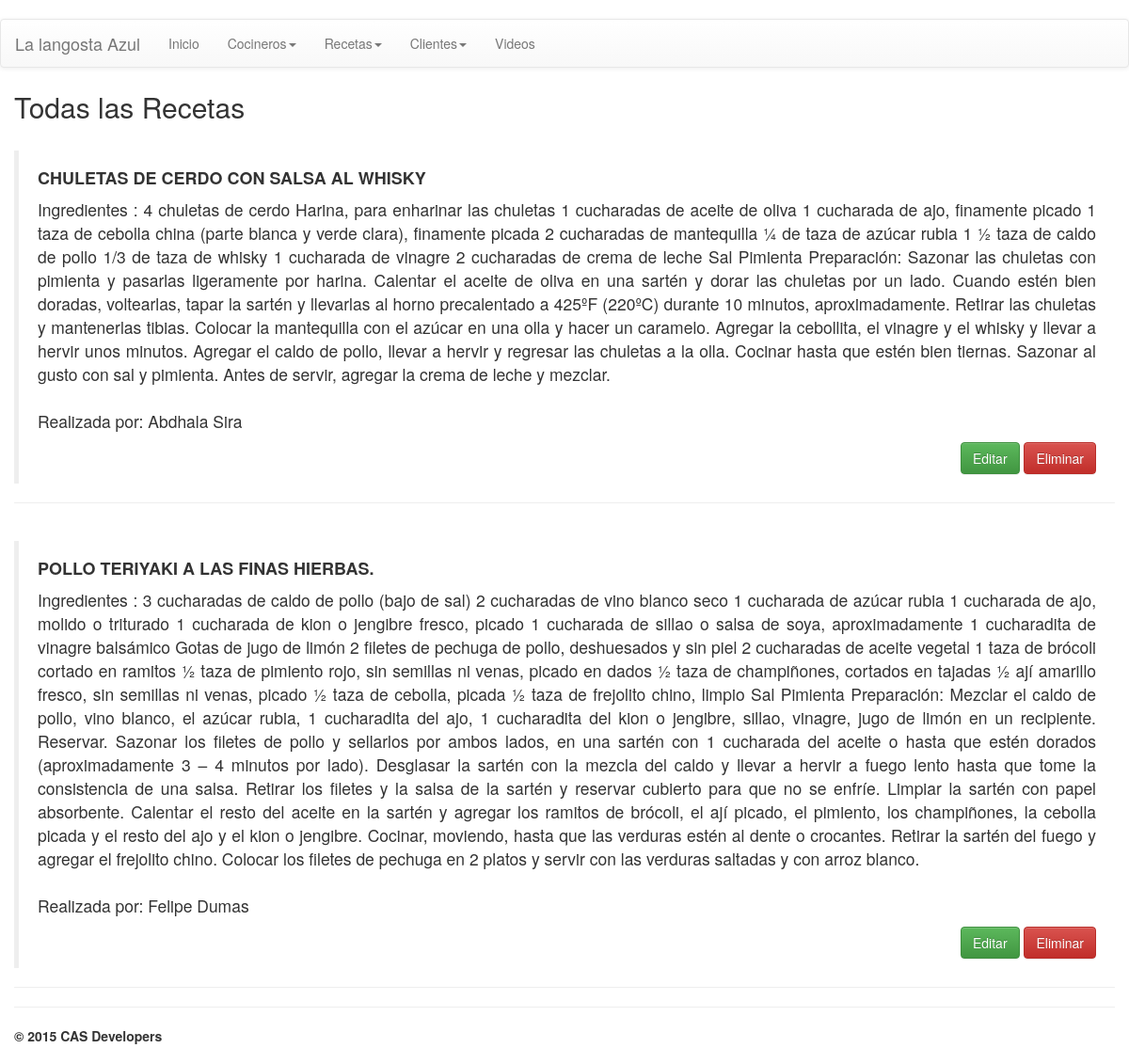
The page /index.php/crudrecetas on the database its author committed.
### tables this page shows
CREATE TABLE IF NOT EXISTS `recetas` (
`id` int(11) NOT NULL,
  `nombre` char(100) NOT NULL,
  `indicaciones` text,
  `id_cocinero` int(11) DEFAULT NULL
);

### application/controllers/crudrecetas.php (called while the page is built, shortened)
<?php if (!defined("BASEPATH")) exit("No puede acceder directamente a este archivo");
class Crudrecetas extends CI_Controller{
  public function __construct()
	{
		$this->load->model("recetas_model");
    $this->load->model("cocineros_model");
	}
  public function recorrer($arreglo, $valores) {
      foreach ($arreglo as $key => $value) {
        $resultado[(int)$value["id"]] = $value[$valores];
      }
      return $resultado;
    }
  public function index(){
		$recetas = $this->recetas_model->listar();
    $cocineros = $this->recorrer($this->cocineros_model->listar(), "nombre");
		$this->load->view("templates/header", array(
				"title" => "Todas las Recetas"
			) );
		$this->load->view("recetas/listado", array(
				"recetas" => $recetas, "cocineros" => $cocineros
			));
		$this->load->view("templates/footer");
	}
}

### index.php (called while the page is built, shortened)
<?php
require_once BASEPATH.'core/CodeIgniter.php';

### application/models/recetas_model.php (called while the page is built, shortened)
<?php if (!defined("BASEPATH")) exit("No puede acceder directamente a este archivo");
class recetas_model extends CI_Model {
  public function listar(){
    $this->db->select("id, nombre, indicaciones, id_cocinero");
    $this->db->order_by("nombre ASC");
    $this->db->from("recetas");
    $retorno = $this->db->get();
    return $retorno->result_array();
  }
}

### application/models/cocineros_model.php (called while the page is built, shortened)
<?php if (!defined("BASEPATH")) exit("No puede acceder directamente a este archivo");
class cocineros_model extends CI_Model {
  public function listar(){
    $this->db->select("id, nombre, empresa, pais");
    $this->db->order_by("nombre ASC");
    $this->db->from("cocineros");
    $retorno = $this->db->get();
    return $retorno->result_array();
  }
}

### application/views/recetas/listado.php (the view, shortened to what this page needs)
<div id="listaRecetas" >
  <?php foreach ($recetas as $recetas_item){ ?>
    <br>
  		<div><blockquote>
        <h4><strong><?php echo $recetas_item["nombre"]; ?></strong></h4>
        <p class="text-justify">
  			<?php echo $recetas_item["indicaciones"]; ?><br><br>
        Realizada por: <?php echo $cocineros[$recetas_item["id_cocinero"]];?>
        <div class="" align="right">
          <a class="btn btn-success" href="<?php echo base_url('index.php/crudrecetas/editar/'.$recetas_item["id"]); ?>" role="button" >Editar</a>
          <a class="btn btn-danger" href="<?php echo base_url('index.php/crudrecetas/eliminar/'.$recetas_item["id"]); ?>" role="button" >Eliminar</a>
        </div>
      </p>
    </blockquote>
  		<hr></div>
  <?php } ?>
</div>

### application/views/templates/header.php (style rules this page uses)
body { padding-top: 20px; padding-bottom: 20px; }

### rows shown on the page
recetas: nombre "CHULETAS DE CERDO CON SALSA AL WHISKY", indicaciones "Ingredientes : 4 chuletas de cerdo Harina, para enharinar las chuletas 1 cucharadas de aceite de oliva 1 cucharada de ajo, finamente picado 1 taza de cebolla china (parte blanca y verde clara), finamente picada 2 cucharadas de mantequilla ¼ de taza de azúcar rubia 1 ½ taza de caldo de pollo 1/3 de taza de whisky 1 cucharada de vinagre 2 cucharadas de crema de leche Sal Pimienta Preparación: Sazonar las chuletas con pimienta y pasarlas ligeramente por harina. Calentar el aceite de oliva en una sartén y dorar las chuletas por un lado. Cuando estén bien doradas, voltearlas, tapar la sartén y llevarlas al horno precalentado a 425ºF (220ºC) durante 10 minutos, aproximadamente. Retirar las…", id_cocinero "Abdhala Sira"
recetas: nombre "POLLO TERIYAKI A LAS FINAS HIERBAS.", indicaciones "Ingredientes : 3 cucharadas de caldo de pollo (bajo de sal) 2 cucharadas de vino blanco seco 1 cucharada de azúcar rubia 1 cucharada de ajo, molido o triturado 1 cucharada de kion o jengibre fresco, picado 1 cucharada de sillao o salsa de soya, aproximadamente 1 cucharadita de vinagre balsámico Gotas de jugo de limón 2 filetes de pechuga de pollo, deshuesados y sin piel 2 cucharadas de aceite vegetal 1 taza de brócoli cortado en ramitos ½ taza de pimiento rojo, sin semillas ni venas, picado en dados ½ taza de champiñones, cortados en tajadas ½ ají amarillo fresco, sin semillas ni venas, picado ½ taza de cebolla, picada ½ taza de frejolito chino, limpio Sal Pimienta Preparación: Mezclar el…", id_cocinero "Felipe Dumas"

### other values the page prints
$title "Todas las Recetas"
